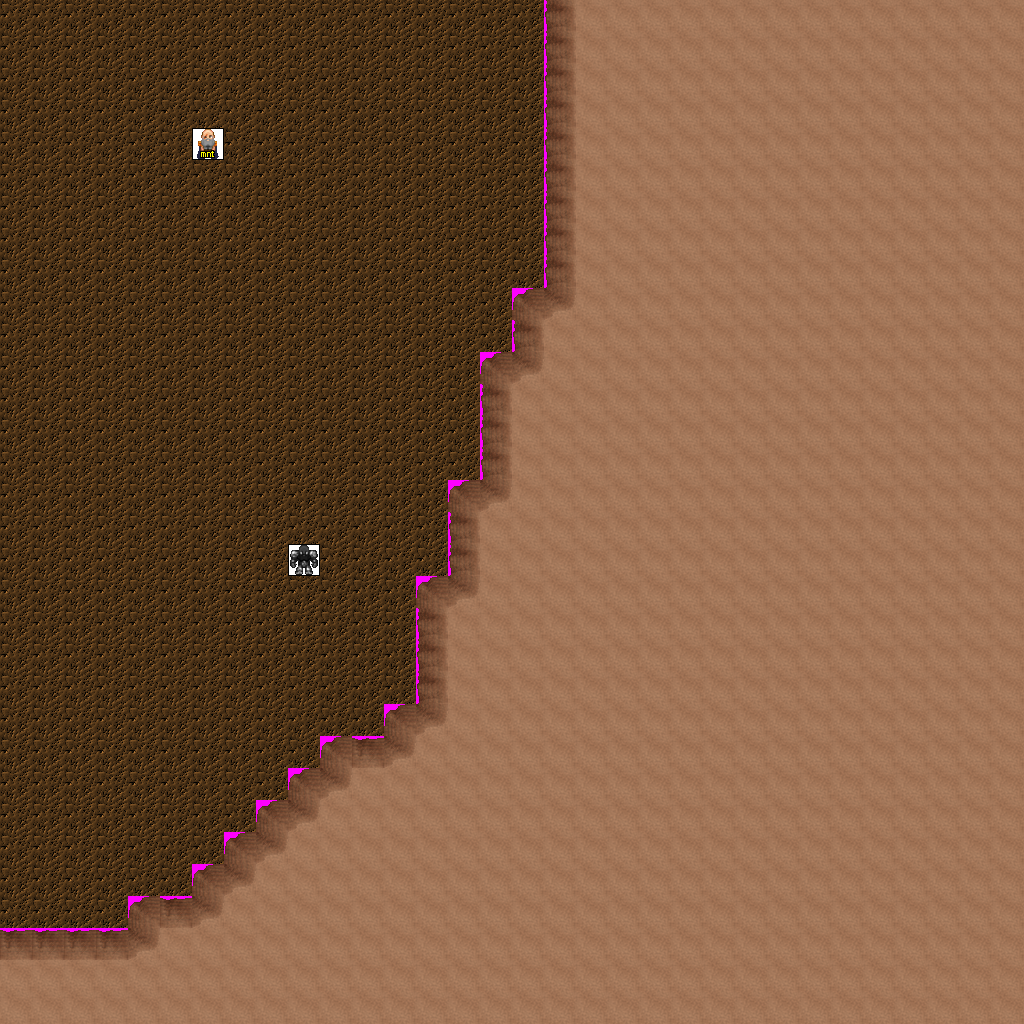

This game map was drawn from its Tiled (.tmx) file and the tilesets committed beside it. A one-line description and the trimmed map source follow:
An orthogonal 32x32 tile map with 32x32 px tiles, 6 tile layers (Ground, Objects, Above, Walkable, ...), 5 tilesets and 4 objects (2x newmap, from_east_0, from_south_0).

<map version="1.0" orientation="orthogonal" width="32" height="32" tilewidth="32" tileheight="32">
 <tileset firstgid="1" name="logic_creature_mountain_dwarf" tilewidth="32" tileheight="32">
  <image source="../drawable/logic_creature_mountain_dwarf.png" width="160" height="32" />
 </tileset>
 <tileset firstgid="6" name="ground_scratches" tilewidth="32" tileheight="32">
  <image source="../drawable/ground_scratches.png" width="160" height="32" />
 </tileset>
 <tileset firstgid="11" name="building_wall_int_sandstone" tilewidth="32" tileheight="32">
  <image source="../drawable/building_wall_int_sandstone.png" width="96" height="160" />
 </tileset>
 <tileset firstgid="26" name="logic_creature_golem" tilewidth="32" tileheight="32">
  <image source="../drawable/logic_creature_golem.png" width="128" height="32" />
 </tileset>
 <tileset firstgid="30" name="walkable_sentinel" tilewidth="32" tileheight="32">
  <image source="../drawable/walkable_sentinel.png" width="32" height="32" />
 </tileset>
 <layer name="Ground" width="32" height="32">
  <data>[1024 cells, 1024 non-empty, 2 distinct tile ids]</data>
 </layer>
 <layer name="Objects" width="32" height="32">
  <data>[1024 cells, 0 non-empty, 0 distinct tile ids]</data>
 </layer>
 <layer name="Above" width="32" height="32">
  <data>[1024 cells, 0 non-empty, 0 distinct tile ids]</data>
 </layer>
 <layer name="Walkable" width="32" height="32">
  <data>[1024 cells, 629 non-empty, 1 distinct tile ids]</data>
 </layer>
 <layer name="Objects_stendhal" width="32" height="32">
  <data>[1024 cells, 629 non-empty, 5 distinct tile ids]</data>
 </layer>
 <layer name="Objects_stendhal2" width="32" height="32">
  <data>[1024 cells, 2 non-empty, 2 distinct tile ids]</data>
 </layer>
 <objectgroup name="Mapevents" width="32" height="32">
  <object name="exit_west_0" type="newmap" x="0" y="0" width="32" height="928">
   <properties>
    <property name="map" value="level_2_semos_mine_n2_e_x2_y1" />
    <property name="place" value="from_west_0" />
   </properties>
  </object>
  <object name="exit_north_0" type="newmap" x="0" y="0" width="544" height="32">
   <properties>
    <property name="map" value="level_2_semos_mine_n2_e_x3_y0" />
    <property name="place" value="from_north_0" />
   </properties>
  </object>
 </objectgroup>
 <objectgroup name="Spawn" width="32" height="32">
  <object name="from_east_0" x="0" y="448" width="32" height="32" />
  <object name="from_south_0" x="256" y="0" width="32" height="32" />
 </objectgroup>
 <objectgroup name="Keys" width="32" height="32" />
 <objectgroup name="Replace" width="32" height="32" />
</map>
